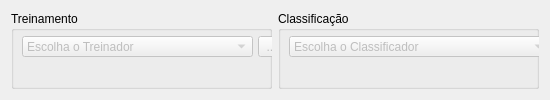
     <widget class="QWidget" name="tab_treinamento">
      <attribute name="title">
       <string>Treinamento/Classificação</string>
      </attribute>
      <layout class="QGridLayout" name="gridLayout_9">
       <item row="0" column="0">
        <widget class="QGroupBox" name="groupBox_escolhaTreinador">
         <property name="minimumSize">
          <size>
           <width>261</width>
           <height>51</height>
          </size>
         </property>
         <property name="maximumSize">
          <size>
           <width>16777215</width>
           <height>99999</height>
          </size>
         </property>
         <property name="title">
          <string>Treinamento</string>
         </property>
         <widget class="QComboBox" name="comboBox_metodoTreinador">
          <property name="enabled">
           <bool>false</bool>
          </property>
          <property name="geometry">
           <rect>
            <x>11</x>
            <y>25</y>
            <width>231</width>
            <height>21</height>
           </rect>
          </property>
          <property name="minimumSize">
           <size>
            <width>0</width>
            <height>21</height>
           </size>
          </property>
          <property name="maximumSize">
           <size>
            <width>16777215</width>
            <height>21</height>
           </size>
          </property>
          <property name="insertPolicy">
           <enum>QComboBox::InsertAlphabetically</enum>
          </property>
          <item>
           <property name="text">
            <string>Escolha o Treinador</string>
           </property>
          </item>
         </widget>
         <widget class="QToolButton" name="toolButton_treinador2">
          <property name="enabled">
           <bool>false</bool>
          </property>
          <property name="geometry">
           <rect>
            <x>247</x>
            <y>25</y>
            <width>27</width>
            <height>21</height>
           </rect>
          </property>
          <property name="maximumSize">
           <size>
            <width>31</width>
            <height>21</height>
           </size>
          </property>
          <property name="text">
           <string>...</string>
          </property>
         </widget>
         <widget class="QLabel" name="label_guardarConhecimento">
          <property name="geometry">
           <rect>
            <x>11</x>
            <y>205</y>
            <width>127</width>
            <height>21</height>
           </rect>
          </property>
          <property name="minimumSize">
           <size>
            <width>0</width>
            <height>21</height>
           </size>
          </property>
          <property name="maximumSize">
           <size>
            <width>131</width>
            <height>21</height>
           </size>
          </property>
          <property name="text">
           <string>Guardar Conhecimento:</string>
          </property>
         </widget>
         <widget class="QPushButton" name="pushButton_treinar">
          <property name="enabled">
           <bool>false</bool>
          </property>
          <property name="geometry">
           <rect>
            <x>80</x>
            <y>140</y>
            <width>141</width>
            <height>26</height>
           </rect>
          </property>
          <property name="minimumSize">
           <size>
            <width>0</width>
            <height>26</height>
           </size>
          </property>
          <property name="maximumSize">
           <size>
            <width>16777215</width>
            <height>26</height>
           </size>
          </property>
          <property name="text">
           <string>Treinar</string>
          </property>
         </widget>
         <widget class="QLabel" name="label_atributoTreino2">
          <property name="geometry">
           <rect>
            <x>11</x>
            <y>81</y>
            <width>131</width>
            <height>21</height>
           </rect>
          </property>
          <property name="maximumSize">
           <size>
            <width>99999</width>
            <height>21</height>
           </size>
          </property>
          <property name="text">
           <string>      Atributo de treino:</string>
          </property>
         </widget>
         <widget class="QComboBox" name="comboBox_atributoTreino2">
          <property name="geometry">
           <rect>
            <x>147</x>
            <y>81</y>
            <width>131</width>
            <height>21</height>
           </rect>
          </property>
          <property name="maximumSize">
           <size>
            <width>16777215</width>
            <height>21</height>
           </size>
          </property>
         </widget>
         <widget class="QLabel" name="label_tempoTreino">
          <property name="geometry">
           <rect>
            <x>11</x>
            <y>330</y>
            <width>70</width>
            <height>21</height>
           </rect>
          </property>
          <property name="minimumSize">
           <size>
            <width>0</width>
            <height>21</height>
           </size>
          </property>
          <property name="maximumSize">
           <size>
            <width>81</width>
            <height>21</height>
           </size>
          </property>
          <property name="text">
           <string>Tempo Total:</string>
          </property>
         </widget>
         <widget class="QLineEdit" name="lineEdit_tempoTreino">
          <property name="enabled">
           <bool>false</bool>
          </property>
          <property name="geometry">
           <rect>
            <x>87</x>
            <y>330</y>
            <width>191</width>
            <height>21</height>
           </rect>
          </property>
          <property name="minimumSize">
           <size>
            <width>0</width>
            <height>21</height>
           </size>
          </property>
          <property name="maximumSize">
           <size>
            <width>16777215</width>
            <height>21</height>
           </size>
          </property>
          <property name="font">
           <font>
            <family>Arial</family>
            <weight>75</weight>
            <bold>true</bold>
           </font>
          </property>
          <property name="cursor">
           <cursorShape>ArrowCursor</cursorShape>
          </property>
          <property name="text">
           <string>0.00 ms/exemplo</string>
          </property>
          <property name="frame">
           <bool>false</bool>
          </property>
         </widget>
         <widget class="QPushButton" name="pushButton_guardarConhecimento">
          <property name="enabled">
           <bool>false</bool>
          </property>
          <property name="geometry">
           <rect>
            <x>150</x>
            <y>205</y>
            <width>72</width>
            <height>21</height>
           </rect>
          </property>
          <property name="sizePolicy">
           <sizepolicy hsizetype="Minimum" vsizetype="Fixed">
            <horstretch>0</horstretch>
            <verstretch>0</verstretch>
           </sizepolicy>
          </property>
          <property name="maximumSize">
           <size>
            <width>81</width>
            <height>21</height>
           </size>
          </property>
          <property name="font">
           <font>
            <italic>false</italic>
            <underline>false</underline>
            <strikeout>false</strikeout>
           </font>
          </property>
          <property name="cursor">
           <cursorShape>ArrowCursor</cursorShape>
          </property>
          <property name="layoutDirection">
           <enum>Qt::LeftToRight</enum>
          </property>
          <property name="autoFillBackground">
           <bool>false</bool>
          </property>
          <property name="text">
           <string/>
          </property>
          <property name="icon">
           <iconset>
            <normaloff>../imagens/save.png</normaloff>../imagens/save.png</iconset>
          </property>
          <property name="autoDefault">
           <bool>true</bool>
          </property>
          <property name="default">
           <bool>false</bool>
          </property>
          <property name="flat">
           <bool>false</bool>
          </property>
         </widget>
        </widget>
       </item>
       <item row="0" column="1">
        <widget class="QGroupBox" name="groupBox_escolhaClassificador2">
         <property name="minimumSize">
          <size>
           <width>261</width>
           <height>51</height>
          </size>
         </property>
         <property name="maximumSize">
          <size>
           <width>16777215</width>
           <height>99999</height>
          </size>
         </property>
         <property name="title">
          <string>Classificação</string>
         </property>
         <widget class="QComboBox" name="comboBox_metodoClassificador">
          <property name="enabled">
           <bool>false</bool>
          </property>
          <property name="geometry">
           <rect>
            <x>11</x>
            <y>25</y>
            <width>261</width>
            <height>21</height>
           </rect>
          </property>
          <property name="minimumSize">
           <size>
            <width>0</width>
            <height>21</height>
           </size>
          </property>
          <property name="maximumSize">
           <size>
            <width>16777215</width>
            <height>21</height>
           </size>
          </property>
          <property name="insertPolicy">
           <enum>QComboBox::InsertAlphabetically</enum>
          </property>
          <item>
           <property name="text">
            <string>Escolha o Classificador</string>
           </property>
          </item>
         </widget>
         <widget class="QLabel" name="label_carregarConhecimento">
          <property name="geometry">
           <rect>
            <x>11</x>
            <y>81</y>
            <width>129</width>
            <height>21</height>
           </rect>
          </property>
          <property name="text">
           <string>Carregar Conhecimento:</string>
          </property>
         </widget>
         <widget class="QPushButton" name="pushButton_classificar">
          <property name="enabled">
           <bool>false</bool>
          </property>
          <property name="geometry">
           <rect>
            <x>90</x>
            <y>202</y>
            <width>141</width>
            <height>26</height>
           </rect>
          </property>
          <property name="minimumSize">
           <size>
            <width>0</width>
            <height>26</height>
           </size>
          </property>
          <property name="maximumSize">
           <size>
            <width>16777215</width>
            <height>26</height>
           </size>
          </property>
          <property name="text">
           <string>Classificar</string>
          </property>
         </widget>
         <widget class="QLabel" name="label_novoAtributo">
          <property name="geometry">
           <rect>
            <x>11</x>
            <y>145</y>
            <width>130</width>
            <height>21</height>
           </rect>
          </property>
          <property name="minimumSize">
           <size>
            <width>0</width>
            <height>21</height>
           </size>
          </property>
          <property name="text">
           <string>             Novo atributo:</string>
          </property>
         </widget>
         <widget class="QLineEdit" name="lineEdit_novoAtributo">
          <property name="geometry">
           <rect>
            <x>160</x>
            <y>145</y>
            <width>121</width>
            <height>21</height>
           </rect>
          </property>
          <property name="minimumSize">
           <size>
            <width>0</width>
            <height>21</height>
           </size>
          </property>
          <property name="text">
           <string>novo</string>
          </property>
         </widget>
         <widget class="QLabel" name="label_tempoClassificacao">
          <property name="geometry">
           <rect>
            <x>11</x>
            <y>330</y>
            <width>70</width>
            <height>21</height>
           </rect>
          </property>
          <property name="minimumSize">
           <size>
            <width>0</width>
            <height>21</height>
           </size>
          </property>
          <property name="maximumSize">
           <size>
            <width>81</width>
            <height>21</height>
           </size>
          </property>
          <property name="text">
           <string>Tempo Total:</string>
          </property>
         </widget>
         <widget class="QLineEdit" name="lineEdit_tempoClassificacao">
          <property name="enabled">
           <bool>false</bool>
          </property>
          <property name="geometry">
           <rect>
            <x>89</x>
            <y>330</y>
            <width>191</width>
            <height>21</height>
           </rect>
          </property>
          <property name="minimumSize">
           <size>
            <width>0</width>
            <height>21</height>
           </size>
          </property>
          <property name="maximumSize">
           <size>
            <width>16777215</width>
            <height>21</height>
           </size>
          </property>
          <property name="font">
           <font>
            <family>Arial</family>
            <weight>75</weight>
            <bold>true</bold>
           </font>
          </property>
          <property name="cursor">
           <cursorShape>ArrowCursor</cursorShape>
          </property>
          <property name="text">
           <string>0.00 ms/exemplo</string>
          </property>
          <property name="frame">
           <bool>false</bool>
          </property>
         </widget>
         <widget class="QLabel" name="label_gravarCorpus">
          <property name="geometry">
           <rect>
            <x>11</x>
            <y>265</y>
            <width>141</width>
            <height>21</height>
           </rect>
          </property>
          <property name="maximumSize">
           <size>
            <width>9999</width>
            <height>21</height>
           </size>
          </property>
          <property name="text">
           <string>             Gravar Corpus:</string>
          </property>
         </widget>
         <widget class="QPushButton" name="pushButton_gravarCorpus">
          <property name="enabled">
           <bool>false</bool>
          </property>
          <property name="geometry">
           <rect>
            <x>160</x>
            <y>265</y>
            <width>72</width>
            <height>21</height>
           </rect>
          </property>
          <property name="maximumSize">
           <size>
            <width>81</width>
            <height>21</height>
           </size>
          </property>
          <property name="text">
           <string/>
          </property>
          <property name="icon">
           <iconset>
            <normaloff>../imagens/save.png</normaloff>../imagens/save.png</iconset>
          </property>
         </widget>
         <widget class="QPushButton" name="pushButton_carregarConhecimento">
          <property name="enabled">
           <bool>false</bool>
          </property>
          <property name="geometry">
           <rect>
            <x>160</x>
            <y>81</y>
            <width>72</width>
            <height>21</height>
           </rect>
          </property>
          <property name="maximumSize">
           <size>
            <width>81</width>
            <height>21</height>
           </size>
          </property>
          <property name="font">
           <font>
            <italic>false</italic>
            <underline>false</underline>
            <strikeout>false</strikeout>
           </font>
          </property>
          <property name="cursor">
           <cursorShape>ArrowCursor</cursorShape>
          </property>
          <property name="layoutDirection">
           <enum>Qt::LeftToRight</enum>
          </property>
          <property name="autoFillBackground">
           <bool>false</bool>
          </property>
          <property name="text">
           <string/>
          </property>
          <property name="icon">
           <iconset>
            <normaloff>../imagens/folder_open.png</normaloff>../imagens/folder_open.png</iconset>
          </property>
          <property name="autoDefault">
           <bool>true</bool>
          </property>
          <property name="default">
           <bool>false</bool>
          </property>
          <property name="flat">
           <bool>false</bool>
          </property>
         </widget>
        </widget>
       </item>
      </layout>
     </widget>
